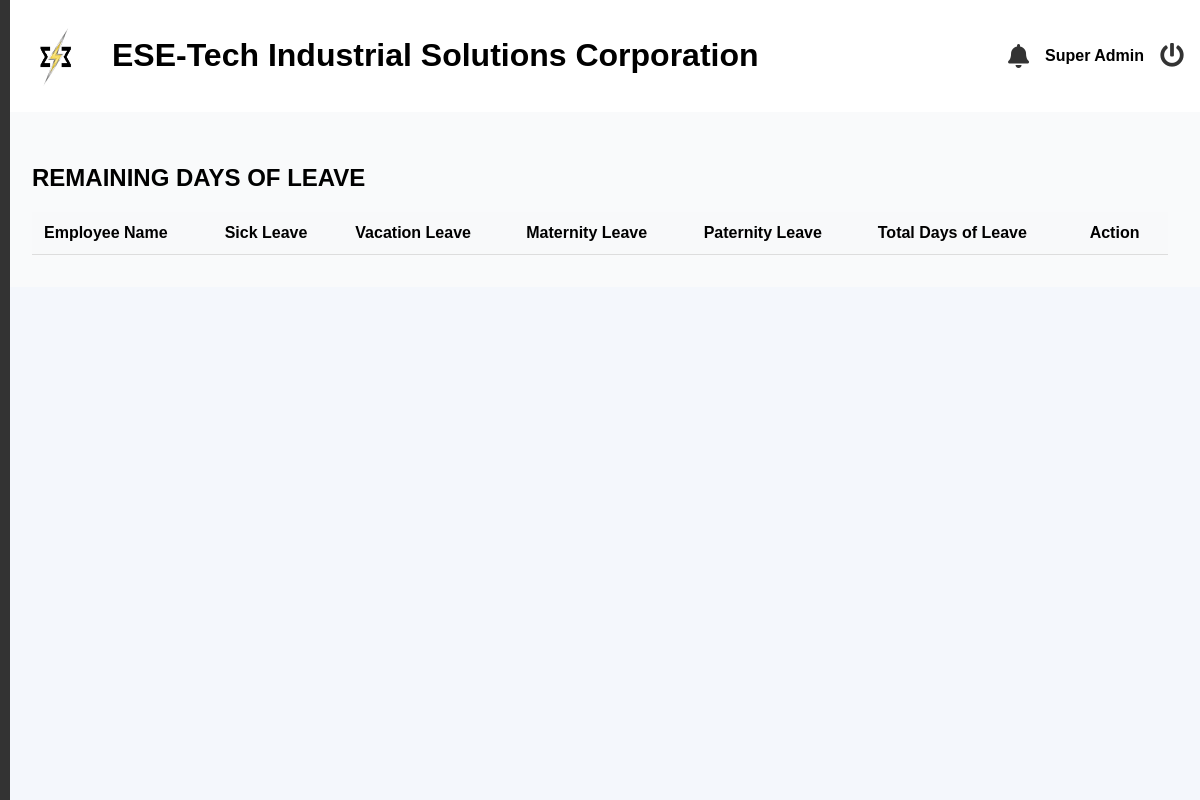
The app's page /superadmin/remaining_leave.php (signed in), older data.
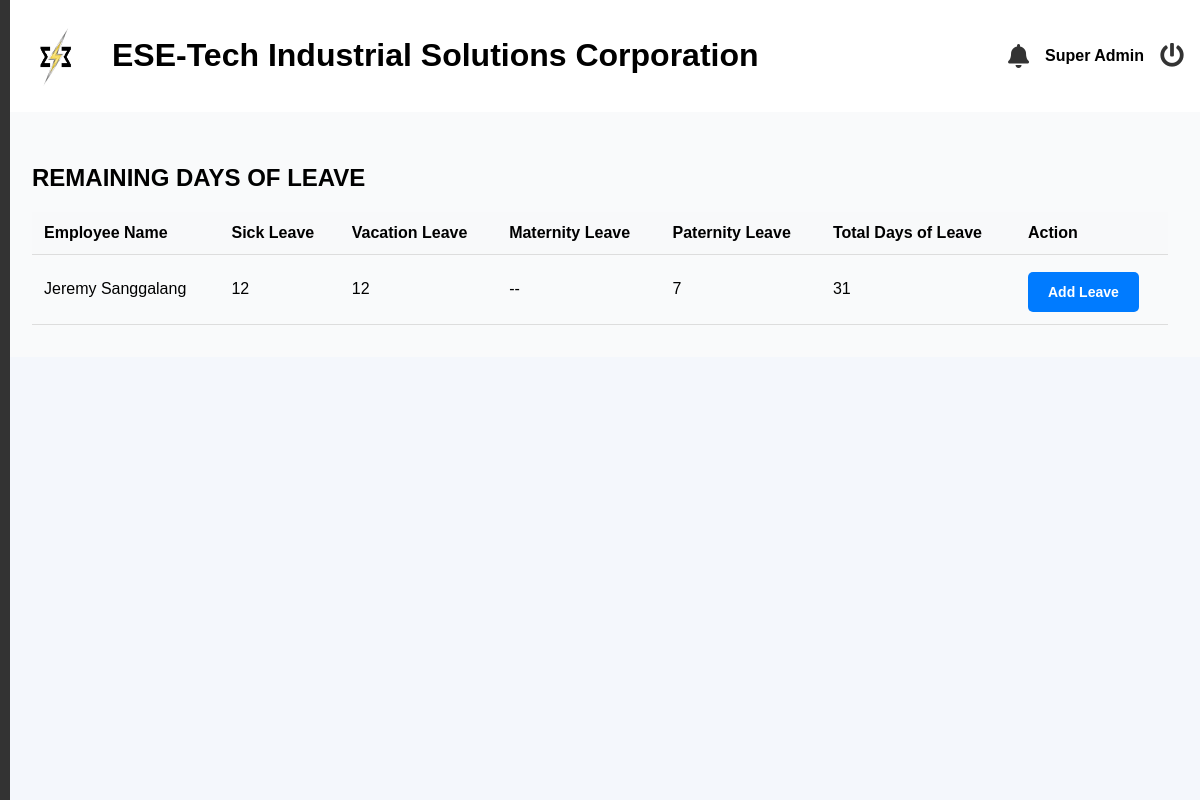
The same page, newer data.
### tables this page shows
CREATE TABLE `employees` (
  `id` int(11) NOT NULL,
  `last_name` varchar(255) NOT NULL,
  `first_name` varchar(255) NOT NULL,
  `middle_name` varchar(255) NOT NULL,
  `suffix` varchar(255) NOT NULL,
  `gender` varchar(32) NOT NULL,
  `email` varchar(100) NOT NULL,
  `position` varchar(255) NOT NULL,
  `hire_date` date NOT NULL,
  `department` varchar(255) NOT NULL,
  `employment_status` varchar(255) NOT NULL,
  `employee_id` int(20) NOT NULL,
  `user_type` int(11) NOT NULL DEFAULT 2 COMMENT '1=admin, 2=staff, 3=super admin',
  `password` varchar(255) NOT NULL,
  `e_status` int(11) NOT NULL DEFAULT 1,
  `date_of_birth` date DEFAULT NULL,
  `age` varchar(32) NOT NULL,
  `contact_number` varchar(20) DEFAULT NULL,
  `perma_address` text DEFAULT NULL,
  `civil_status` varchar(10) DEFAULT NULL,
  `sss_number` varchar(15) DEFAULT NULL,
  `philhealth_number` varchar(15) DEFAULT NULL,
  `pagibig_number` varchar(15) DEFAULT NULL,
  `tin_number` varchar(15) DEFAULT NULL,
  `emergency_contact_name` varchar(50) DEFAULT NULL,
  `emergency_contact_number` varchar(15) DEFAULT NULL,
  `educational_background` enum('Technical-Vocational Program graduate','College graduate','Master''s degree graduate','Doctorate degree graduate') DEFAULT NULL,
  `skills` text DEFAULT NULL,
  `username` varchar(255) NOT NULL,
  `sick_leave` int(11) NOT NULL DEFAULT 0,
  `vacation_leave` int(11) NOT NULL DEFAULT 0,
  `maternity_leave` int(11) NOT NULL DEFAULT 0,
  `paternity_leave` int(11) NOT NULL DEFAULT 0,
  `medical` varchar(32) DEFAULT NULL,
  `tor` varchar(32) DEFAULT NULL,
  `nbi_clearance` varchar(32) DEFAULT NULL,
  `resume` varchar(32) DEFAULT NULL,
  `prc` varchar(32) DEFAULT NULL,
  `others` varchar(32) DEFAULT NULL,
  `medical_type` varchar(32) DEFAULT NULL,
  `tor_type` varchar(32) DEFAULT NULL,
  `police_type` varchar(32) DEFAULT NULL,
  `resume_type` varchar(32) DEFAULT NULL,
  `prc_type` varchar(32) DEFAULT NULL,
  `others_type` varchar(32) DEFAULT NULL,
  `is_archived` tinyint(1) DEFAULT 0
);

### superadmin/remaining_leave.php (the view, shortened to what this page needs)
<?php
include('header.php');
$conn = mysqli_connect('localhost', 'root', '', 'esetech');
$sql = "SELECT
            id,
            CONCAT(first_name, ' ', last_name) AS employee_name,
            sick_leave,
            vacation_leave,
            maternity_leave,
            paternity_leave,
            gender
            FROM employees
            WHERE employment_status = 'Regular'";
$result = mysqli_query($conn, $sql);
?>
<?php include('includes/sideBar.php'); ?>
<link rel="stylesheet" href="https://cdn.datatables.net/1.13.5/css/jquery.dataTables.min.css" />
<main class="main-content">
    <section id="dashboard">
        <h2>REMAINING DAYS OF LEAVE</h2>
        <table id="myTable" class="styled-table">
    <thead>
        <tr>
            <th>Employee Name</th>
            <th>Sick Leave</th>
            <th>Vacation Leave</th>
            <th>Maternity Leave</th>
            <th>Paternity Leave</th>
            <th>Total Days of Leave</th>
            <th>Action</th>
        </tr>
    </thead>
    <tbody>
    <?php while ($row = mysqli_fetch_assoc($result)) { ?>
        <?php $total = $row['sick_leave'] + $row['vacation_leave'] + $row['maternity_leave'] + $row['paternity_leave']?>
        <tr>
            <td><?php echo htmlspecialchars($row['employee_name']); ?></td>
            <td><?php echo htmlspecialchars($row['sick_leave']); ?></td>
            <td><?php echo htmlspecialchars($row['vacation_leave']); ?></td>
            <td><?php echo strtolower($row['gender']) == 'female' ? htmlspecialchars($row['maternity_leave']) : '--'; ?></td>
            <td><?php echo strtolower($row['gender']) == 'male' ? htmlspecialchars($row['paternity_leave']) : '--'; ?></td>
            <td><?php echo htmlspecialchars($total); ?></td>
            <td>
                <button class="add_leave" type="button" id="add_leave_<?php echo $row['id']?>">Add Leave</button>
            </td>
        </tr>
    <?php } ?>
</tbody>
</table>
    </section>
</main>
<?php
include('footer.php');
?>

Row changes from the older to the newer data that the page shows:
added employees: employee_name "Jeremy Sanggalang", sick_leave "12", vacation_leave "12", paternity_leave "7", total "31"
